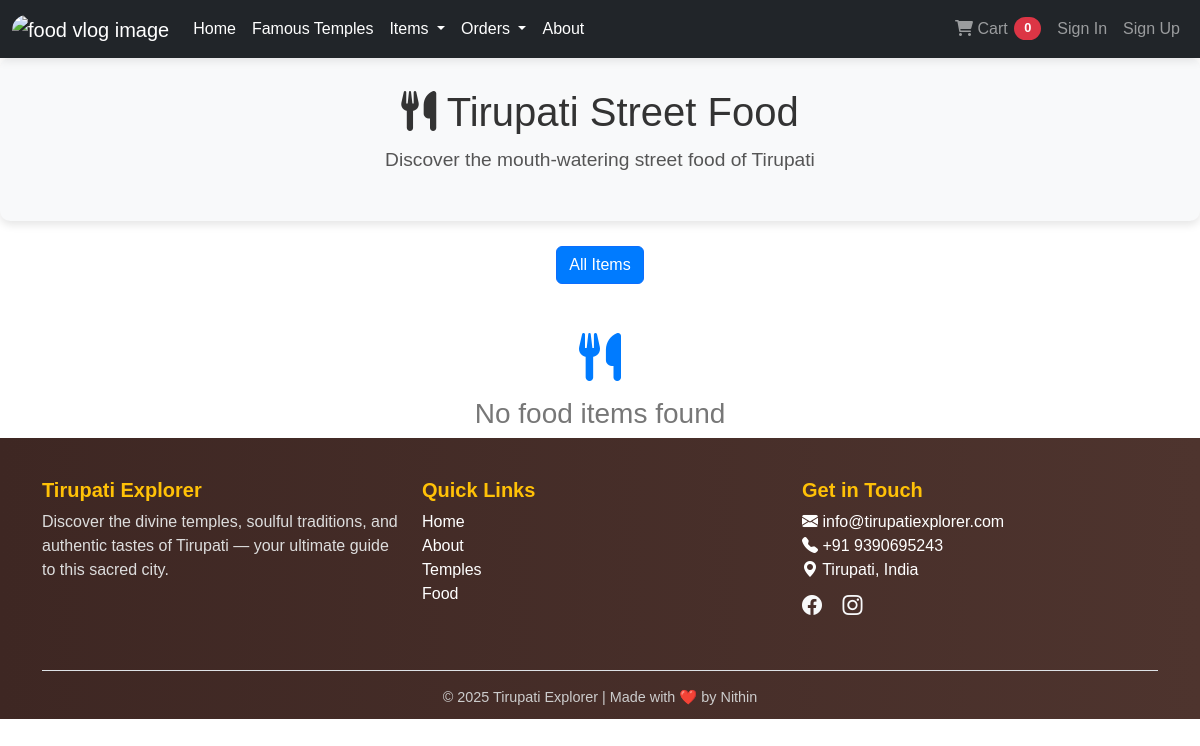
/street_food/, run on an earlier commit of the app's database.
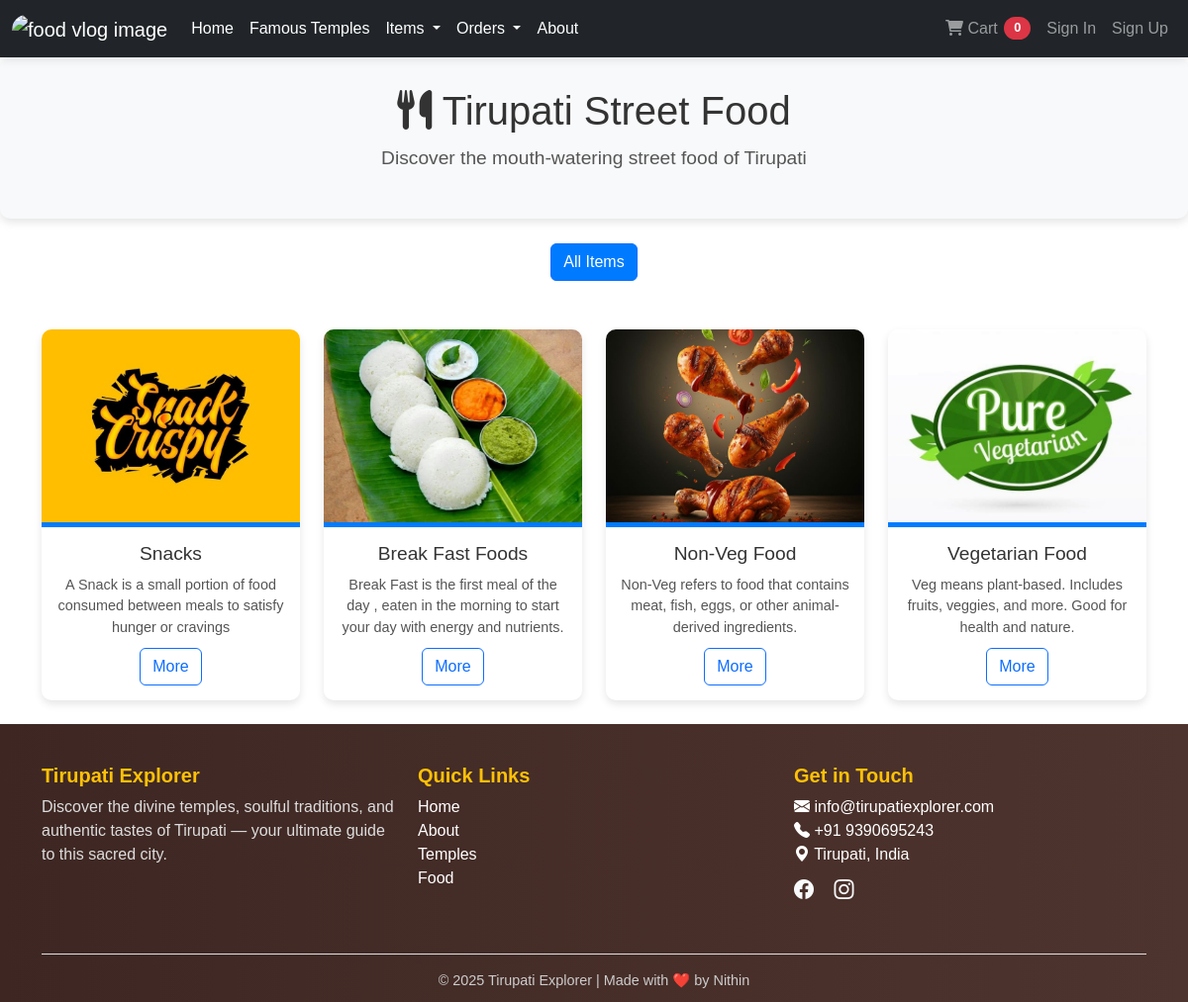
And on a later commit of the database.
### projectT_app/models.py (models this page shows, shortened)
class Tirupathi_data_collection(models.Model):
    name = models.CharField( max_length=200)
    description = models.TextField()
    category = models.IntegerField()
    image = models.ImageField(upload_to='static/images')
    category_name =models.CharField( max_length=50)

### projectT_app/views.py (the view)
# urls.py: path('street_food/', views.street_food, name='street_food'),
def street_food(request):
    food_items = Tirupathi_data_collection.objects.all()
    category_ids = food_items.values_list('category', flat=True).distinct()
    categories = []
    for cid in category_ids:
        categories.append({'id': cid, 'name': f'Category {cid}'})
    context = {
        'food_items': food_items,
        'categories': categories,
    }
    return render(request,'street_food.html', context)

### template/street_food.html (shortened to what this page needs)
{% extends "index.html" %}
{% load static %}
{% block content %}
<link rel="stylesheet" href="{% static 'css/street_food.css' %}">
<div class="header-section text-center">
    <h1><i class="fas fa-utensils"></i> Tirupati Street Food</h1>
    <p class="lead">Discover the mouth-watering street food of Tirupati</p>
</div>
<div class="container mb-4 text-center">
    <div class="btn-group flex-wrap" id="categoryFilter">
        <button class="btn btn-outline-primary category-btn active" data-category="all">All Items</button>
    </div>
</div>
{% block Snacks %}
<div class="container">
    <div class="row" id="foodContainer">
        {% for item in food_items %}
            <div class="col-lg-3 col-md-6 mb-4" data-category="{{ item.category.id }}">
                <div class="food-card card">
                    {% if item.image %}
                        <img src="{{ item.image.url }}" class="food-img card-img-top" alt="{{ item.name }}">
                    {% else %}
                        <img src="{% static 'images/pani_poori.png' %}" class="food-img card-img-top" alt="{{ item.name }}">
                    {% endif %}
                    <div class="card-body">
                        <h5 class="card-title">{{ item.name }}</h5>
                        <p class="card-text">
                           {{ item.description }}
                        </p>
                        <a href="{% url "all_items" item.name %}" class="btn btn-outline-primary">More</a>
                    </div>
                </div>
            </div>
        {% empty %}
            <div class="col-12">
                <div class="no-food text-center">
                    <i class="fas fa-utensils fa-3x mb-3"></i>
                    <h3>No food items found</h3>
                </div>
            </div>
        {% endfor %}
    </div>
</div>
{% endblock Snacks %}
{% endblock content %}

### template/index.html (shortened to what this page needs)
<!DOCTYPE html>
<html lang="en">
{% load static %}
<head>
    <link href="https://cdn.jsdelivr.net/npm/bootstrap@5.3.3/dist/css/bootstrap.min.css" rel="stylesheet">
    <link rel="stylesheet" href="{% static "css/index_page.css" %}">
</head>
<body>
    {% include "navbar.html" %}
    {% block content %}{% endblock content %}
    {% include "footer.html" %}
</body>
</html>

### template/navbar.html (shortened to what this page needs)
{% load static %}
<!DOCTYPE html>
<html lang="en">
<head>
    <link href="https://cdn.jsdelivr.net/npm/bootstrap@5.3.0/dist/css/bootstrap.min.css" rel="stylesheet">
    <link rel="stylesheet" href="https://cdnjs.cloudflare.com/ajax/libs/font-awesome/6.0.0/css/all.min.css">
    <link rel="stylesheet" href="{% static 'css/navbar.css' %}">
</head>
<body>
    <nav class="navbar navbar-expand-lg navbar-dark bg-dark">
        <div class="container-fluid">
            <a class="navbar-brand" href="#">
                <img src="https://i.pinimg.com/736x/ad/c5/95/adc5953af7c24829777f5d367300fa75.jpg"
                     alt="food vlog image"
                     class="navbar-image img-fluid">
            </a>
            <div class="collapse navbar-collapse" id="navbarContent">
                <ul class="navbar-nav me-auto mb-2 mb-lg-0">
                    <li class="nav-item">
                        <a class="nav-link active" href="{% url 'index' %}">
                            Home
                        </a>
                    </li>
                    <li class="nav-item">
                        <a class="nav-link active" href="{% url 'famous_temples' %}">
                            Famous Temples
                        </a>
                    </li>
                    <li class="nav-item dropdown">
                        <a class="nav-link dropdown-toggle active"
                           href=""
                           id="foodItemsDropdown"
                           role="button"
                           data-bs-toggle="dropdown"
                           aria-expanded="false">
                            Items
                        </a>
                    </li>
                    <li class="nav-item dropdown">
                        <a class="nav-link dropdown-toggle active"
                           href="#"
                           id="ordersDropdown"
                           role="button"
                           data-bs-toggle="dropdown"
                           aria-expanded="false">
                            Orders
                        </a>
                    </li>
                    <li class="nav-item">
                        <a class="nav-link active" href="{% url 'about' %}">
                            About
                        </a>
                    </li>
                </ul>
                <ul class="navbar-nav ms-auto mb-2 mb-lg-0">
                    <li class="nav-item">
                        <a class="nav-link cart-btn" href="{% url 'cart' %}">
                            <i class="fas fa-shopping-cart"></i>
                            <span class="d-none d-lg-inline"> Cart</span>
                            <span class="badge bg-danger rounded-pill cart-count">0</span>
                        </a>
                    </li>
                    {% if user.is_authenticated %}
                        <li class="nav-item dropdown">
                            <a class="nav-link dropdown-toggle profile-btn"
                               href="#"
                               id="profileDropdown"
                               role="button"
                               data-bs-toggle="dropdown"
                               aria-expanded="false">
                                <i class="fas fa-user"></i>
                                <span class="d-none d-lg-inline">{{ user.username }}</span>
                            </a>
                            <ul class="dropdown-menu dropdown-menu-end" aria-labelledby="profileDropdown">
                              <li><a class="dropdown-item" href="{% url 'profile'%}">My Profile</a></li>
                                <li><a class="dropdown-item" href="{% url "setting" %}">Settings</a></li>
                                <li><hr class="dropdown-divider"></li>
                                <li><a class="dropdown-item" href="{% url 'logout' %}">Sign Out</a></li>
                            </ul>
                        </li>
                    {% else %}
                        <li class="nav-item">
                            <a class="nav-link signin-btn" href="{% url 'signin' %}">
                                Sign In
                            </a>
                        </li>
                        <li class="nav-item">
                            <a class="nav-link signup-btn" href="{% url 'signup' %}">
                                Sign Up
                            </a>
                        </li>
                    {% endif %}
                </ul>
            </div>
        </div>
    </nav>
</body>
</html>

### template/footer.html (shortened to what this page needs)
<footer style="background: linear-gradient(to right, #3e2723, #4e342e); color: #f5f5f5; padding: 40px 0 10px 0;">
    <div class="container">
        <div class="row text-center text-md-start">
            <div class="col-md-4 mb-4">
                <h5 class="fw-bold text-warning">Tirupati Explorer</h5>
                <p style="color: #ddd;">
                    Discover the divine temples, soulful traditions, and authentic tastes of Tirupati — your ultimate guide to this sacred city.
                </p>
            </div>
            <div class="col-md-4 mb-4">
                <h5 class="fw-bold text-warning">Quick Links</h5>
                <ul class="list-unstyled">
                    <li><a href="{% url 'index' %}" class="footer-link text-white" style="list-style: none;text-decoration:none;">Home</a></li>
                    <li><a href="{% url 'about' %}" class="footer-link text-white" style="list-style: none;text-decoration:none;">About</a></li>
                    <li><a href="{% url "famous_temples" %}" class="footer-link text-white" style="list-style: none;text-decoration:none;">Temples</a></li>
                    <li><a href="#" class="footer-link text-white" style="list-style: none;text-decoration:none;">Food</a></li>
                </ul>
            </div>
            <div class="col-md-4 mb-4">
                <h5 class="fw-bold text-warning">Get in Touch</h5>
                <a href="mailto:tirupatiexplorer.com" class="footer-link text-white" style="list-style: none;text-decoration:none;"><i class="bi bi-envelope-fill"></i> info@tirupatiexplorer.com</a><br>
                <a href="tel:9390695243" class="footer-link text-white" style="list-style: none;text-decoration:none;"><i class="bi bi-telephone-fill"></i> +91 9390695243</a><br>
                <a href="https://maps.app.goo.gl/xKqqB4DjKboXHZFAA" target="_blank" class="footer-link text-white" style="list-style: none;text-decoration:none;"><i class="bi bi-geo-alt-fill"></i> Tirupati, India</a>
                <div class="mt-2">
                    <a href="#" class="me-3 text-light fs-5"><i class="bi bi-facebook"></i></a>
                    <a href="#" class="me-3 text-light fs-5"><i class="bi bi-instagram"></i></a>
                </div>
            </div>
        </div>
        <div class="text-center mt-4 border-top pt-3" style="color: #ccc; font-size: 0.9rem;">
            © 2025 Tirupati Explorer | Made with ❤️ by Nithin
        </div>
    </div>
</footer>
<link rel="stylesheet" href="https://cdn.jsdelivr.net/npm/bootstrap-icons@1.10.5/font/bootstrap-icons.css">

### static/css/index_page.css (style rules this page uses)
* { margin: 0; padding: 0; box-sizing: border-box; font-family: Arial, sans-serif; transition: all 0.7s ease-in-out; transition-timing-function: ease-in-out; }
body { background-color: #f8f9fa; color: #343a40; line-height: 1.6; }

### static/css/navbar.css (style rules this page uses)
.navbar { box-shadow: 0 2px 10px rgba(0, 0, 0, 0.1); }
.navbar-image { height: 80px; width: auto; border-radius: 4px; border-radius: 20px; }
.cart-count { font-size: 0.6rem; vertical-align: top; margin-left: 2px; }
.signin-btn, .signup-btn { transition: all 0.3s ease; }

### static/css/street_food.css (style rules this page uses)
.header-section { background-color: #f8f9fa; padding: 30px 20px; margin-bottom: 20px; border-radius: 10px; box-shadow: 0 4px 8px rgba(0, 0, 0, 0.1); }
.header-section h1 { font-size: 2.5rem; color: #333; margin-bottom: 10px; }
.header-section p { font-size: 1.2rem; color: #555; }
.food-card { border: none; border-radius: 10px; box-shadow: 0 4px 8px rgba(0, 0, 0, 0.1); overflow: hidden; transition: transform 0.3s ease, box-shadow 0.3s ease; }
.food-img { height: 200px; object-fit: cover; border-bottom: 5px solid #007bff; }
.card-body { padding: 15px; text-align: center; }
.card-title { font-size: 1.2rem; color: #333; margin-bottom: 10px; }
.card-text { font-size: 0.9rem; color: #555; margin-bottom: 10px; }
.badge { font-size: 0.8rem; padding: 5px 10px; }
#categoryFilter { margin-bottom: 20px; }
.category-btn { margin: 5px; }
.category-btn.active { background-color: #007bff; color: #fff; }

What changed in the data, as far as the page shows it:
added Tirupathi_data_collection: image (picture), name "Snacks", description "A Snack is a small portion of food consumed between meals to satisfy hunger or cravings"
added Tirupathi_data_collection: image (picture), name "Break Fast Foods", description "Break Fast is the first meal of the day , eaten in the morning to start your day with energy and nutrients."
added Tirupathi_data_collection: image (picture), name "Non-Veg Food", description "Non-Veg refers to food that contains meat, fish, eggs, or other animal-derived ingredients."
added Tirupathi_data_collection: image (picture), name "Vegetarian Food", description "Veg means plant-based. Includes fruits, veggies, and more. Good for health and nature."
Also different on the page:
text no longer shown: "No food items found"
